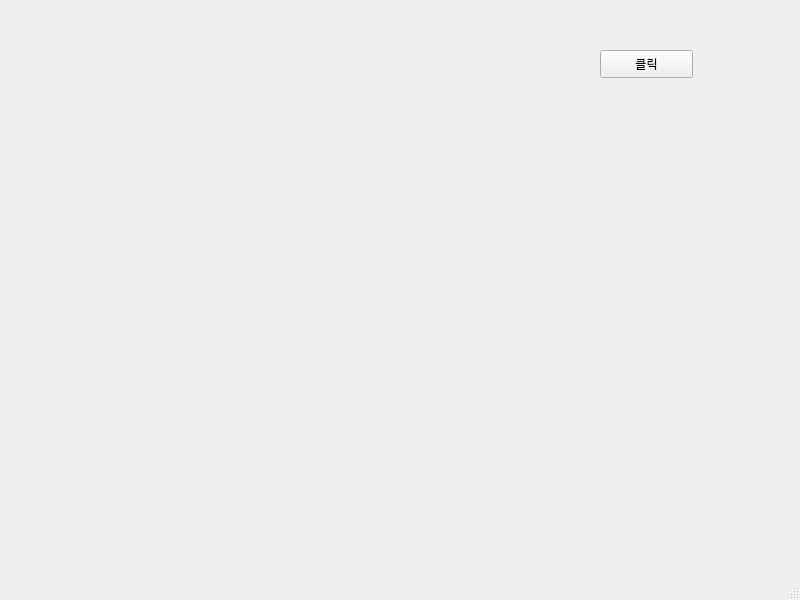
<?xml version="1.0" encoding="UTF-8"?>
<ui version="4.0">
 <class>MainWindow</class>
 <widget class="QMainWindow" name="MainWindow">
  <property name="geometry">
   <rect>
    <x>0</x>
    <y>0</y>
    <width>800</width>
    <height>600</height>
   </rect>
  </property>
  <property name="windowTitle">
   <string>MainWindow</string>
  </property>
  <widget class="QWidget" name="centralwidget">
   <widget class="QPushButton" name="pushButton">
    <property name="geometry">
     <rect>
      <x>600</x>
      <y>50</y>
      <width>93</width>
      <height>28</height>
     </rect>
    </property>
    <property name="text">
     <string>클릭</string>
    </property>
   </widget>
   <widget class="QLabel" name="label">
    <property name="geometry">
     <rect>
      <x>130</x>
      <y>70</y>
      <width>331</width>
      <height>71</height>
     </rect>
    </property>
    <property name="text">
     <string/>
    </property>
   </widget>
  </widget>
  <widget class="QMenuBar" name="menubar">
   <property name="geometry">
    <rect>
     <x>0</x>
     <y>0</y>
     <width>800</width>
     <height>26</height>
    </rect>
   </property>
  </widget>
  <widget class="QStatusBar" name="statusbar"/>
 </widget>
 <resources/>
 <connections/>
</ui>
